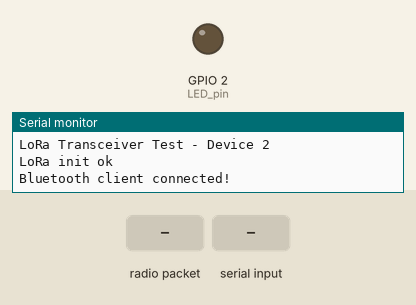
Recording of a sketch running on a simulated ESP32. Shown: output pins drawn as LEDs (lit = HIGH), the last lines printed to the serial monitor. The test bench sets the inputs (shaded band). No radio packets arrive unless stated; nothing arrives over Bluetooth unless stated.

Above: at 2.4 s.
2.5 s: radio packet "0" arrives
At 3.1 s:
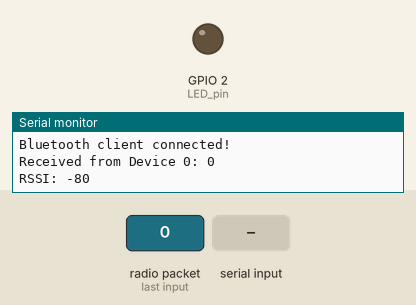
4.0 s: "90:45:200\n" received over Serial
At 5.16 s:
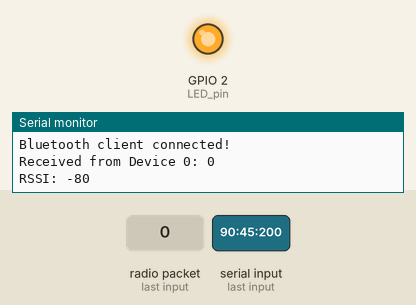
6.7 s: "90:45:200\n" received over the second serial link
At 8.8 s:
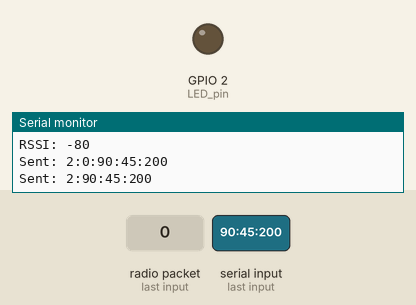
9.4 s: "0\n" received over Serial
At 10.56 s:
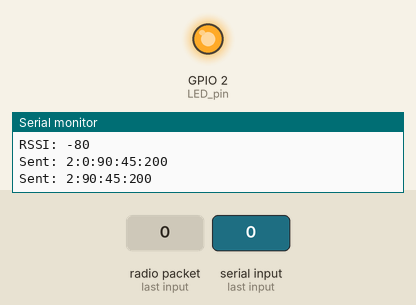
Timing chart, 0 to 12.4 s (numbered marks = the images above; inputs shaded):
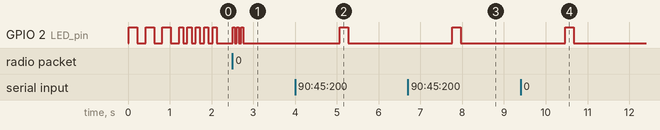

The sketch:

BidirectionalNoScreenV1.ino
```cpp
#include <SPI.h>
#include <LoRa.h>
#include <BluetoothSerial.h>

#define SCK     5    // GPIO5  -- SX1278's SCK
#define MISO    19   // GPIO19 -- SX1278's MISO
#define MOSI    27   // GPIO27 -- SX1278's MOSI
#define SS      18   // GPIO18 -- SX1278's CS
#define RST     14   // GPIO14 -- SX1278's RESET
#define DI0     26   // GPIO26 -- SX1278's IRQ(Interrupt Request)
#define BAND    915E6

// Device ID - Change this for each device (1, 2, 3, etc.)
const int DEVICE_ID = 2; // Change to 2 for the second device

BluetoothSerial SerialBT;

String lastReceivedPacket = "";
String lastSentPacket = "";
unsigned int messageCounter = 0;
bool isTransmitting = false;

// Message structure: "FROM:TO:MESSAGE"
struct LoRaMessage {
  int fromDevice;
  int toDevice;
  String message;
  unsigned long timestamp;
};

void setup() {
  pinMode(2, OUTPUT); // LED pin

  Serial.begin(115200);
  while (!Serial);

  // Initialize Bluetooth with better settings
  SerialBT.begin("LoRa_Device_" + String(DEVICE_ID)); // Bluetooth device name
  SerialBT.setTimeout(1000);
  SerialBT.enableSSP(); // Enable Secure Simple Pairing

  Serial.println("Bluetooth Started! Ready to pair...");
  Serial.println("Device name: LoRa_Device_" + String(DEVICE_ID));
  Serial.println("LoRa Transceiver Test - Device " + String(DEVICE_ID));

  SPI.begin(SCK, MISO, MOSI, SS);
  LoRa.setPins(SS, RST, DI0);

  if (!LoRa.begin(915E6)) {
    Serial.println("Starting LoRa failed!");
    while (1);
  }

  // Set LoRa parameters for better communication
  LoRa.setTxPower(20);          // Set transmission power
  LoRa.setSpreadingFactor(12);   // Set spreading factor (6-12)
  LoRa.setSignalBandwidth(62.5E3); // Set bandwidth
  LoRa.setCodingRate4(8);       // Set coding rate
  LoRa.setPreambleLength(8);    // Set preamble length
  LoRa.setSyncWord(0xF3);       // Set sync word

  Serial.println("LoRa init ok");

  // Start in receive mode
  startReceiving();

  // LED indication for successful setup
  for (int i = 0; i < 3; i++) {
    digitalWrite(2, HIGH);
    delay(200);
    digitalWrite(2, LOW);
    delay(200);
  }
}

void loop() {
  // Monitor Bluetooth connection status
  static bool wasConnected = false;
  bool isConnected = SerialBT.hasClient();

  if (isConnected && !wasConnected) {
    Serial.println("Bluetooth client connected!");
    // Blink LED to indicate connection
    for (int i = 0; i < 5; i++) {
      digitalWrite(2, HIGH);
      delay(100);
      digitalWrite(2, LOW);
      delay(100);
    }
  } else if (!isConnected && wasConnected) {
    Serial.println("Bluetooth client disconnected!");
  }
  wasConnected = isConnected;

  // Check for Bluetooth messages from phone
  if (SerialBT.available()) {
    String bluetoothMessage = SerialBT.readString();
    bluetoothMessage.trim();

    if (bluetoothMessage.length() > 0) {
      // Parse message format: "TO_DEVICE:MESSAGE" or just "MESSAGE" (broadcast)
      int colonIndex = bluetoothMessage.indexOf(':');
      int targetDevice = 0; // 0 means broadcast to all
      String message = bluetoothMessage;

      if (colonIndex > 0) {
        targetDevice = bluetoothMessage.substring(0, colonIndex).toInt();
        message = bluetoothMessage.substring(colonIndex + 1);
      }

      sendLoRaMessage(targetDevice, message);
      SerialBT.println("Message sent via LoRa: " + message);
    }
  }

  // Check for Serial messages (for testing without Bluetooth)
  if (Serial.available()) {
    String serialMessage = Serial.readString();
    serialMessage.trim();

    if (serialMessage.length() > 0) {
      sendLoRaMessage(0, serialMessage); // Broadcast message
    }
  }

  // Check for incoming LoRa messages
  int packetSize = LoRa.parsePacket();
  if (packetSize) {
    handleIncomingMessage(packetSize);
  }

  delay(10);
}

void sendLoRaMessage(int targetDevice, String message) {
  isTransmitting = true;

  // Stop receiving to send
  LoRa.idle();

  String fullMessage = String(DEVICE_ID) + ":" + String(targetDevice) + ":" + message;

  LoRa.beginPacket();
  LoRa.print(fullMessage);
  LoRa.endPacket();

  lastSentPacket = message;
  messageCounter++;

  // LED indication for transmission
  digitalWrite(2, HIGH);
  delay(200);
  digitalWrite(2, LOW);

  Serial.println("Sent: " + fullMessage);

  // Return to receive mode
  startReceiving();
  isTransmitting = false;
}

void handleIncomingMessage(int packetSize) {
  String packet = "";

  for (int i = 0; i < packetSize; i++) {
    packet += (char)LoRa.read();
  }

  int rssi = LoRa.packetRssi();

  // Parse message format: "FROM:TO:MESSAGE"
  LoRaMessage msg = parseMessage(packet);

  // Check if message is for this device or broadcast
  if (msg.toDevice == DEVICE_ID || msg.toDevice == 0) {
    lastReceivedPacket = msg.message;

    Serial.println("Received from Device " + String(msg.fromDevice) + ": " + msg.message);
    Serial.println("RSSI: " + String(rssi));

    // Send to Bluetooth device (phone)
    SerialBT.println("From Device " + String(msg.fromDevice) + ": " + msg.message);

    // LED indication for received message (3 quick blinks)
    for (int i = 0; i < 3; i++) {
      digitalWrite(2, HIGH);
      delay(50);
      digitalWrite(2, LOW);
      delay(50);
    }
  }
}

LoRaMessage parseMessage(String packet) {
  LoRaMessage msg;
  msg.timestamp = millis();

  int firstColon = packet.indexOf(':');
  int secondColon = packet.indexOf(':', firstColon + 1);

  if (firstColon > 0 && secondColon > firstColon) {
    msg.fromDevice = packet.substring(0, firstColon).toInt();
    msg.toDevice = packet.substring(firstColon + 1, secondColon).toInt();
    msg.message = packet.substring(secondColon + 1);
  } else {
    // Fallback for malformed messages
    msg.fromDevice = 0;
    msg.toDevice = DEVICE_ID;
    msg.message = packet;
  }

  return msg;
}

void startReceiving() {
  LoRa.receive();
}

// Function to send test message (can be called from Serial or Bluetooth)
void sendTestMessage() {
  String testMsg = "Test message " + String(messageCounter + 1);
  sendLoRaMessage(0, testMsg); // Broadcast test message
}
```

Measured:
- after the input at 2.5 s, GPIO 2 (LED_pin): alternates HIGH for 0.05 s and LOW for 0.05 s, 6 changes in all, then stays LOW, starting at once
- after the input at 4.0 s, GPIO 2 (LED_pin): LOW → HIGH after 1.1 s, → LOW 0.20 s later
- after the input at 6.7 s, GPIO 2 (LED_pin): LOW → HIGH after 1.1 s, → LOW 0.20 s later
- after the input at 9.4 s, GPIO 2 (LED_pin): LOW → HIGH after 1.1 s, → LOW 0.20 s later
